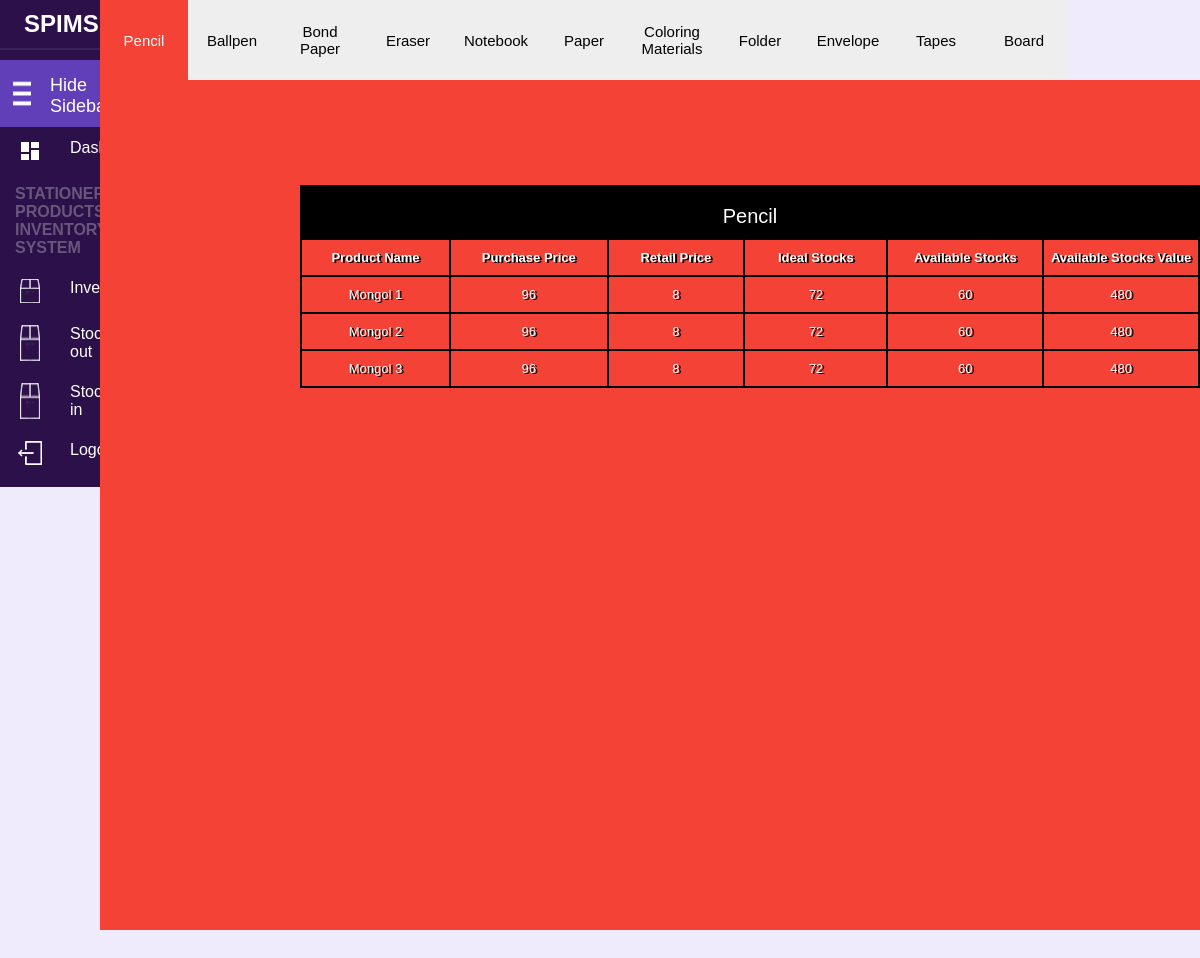
Screenshot of /Cashier/tabs.php with the database file from the repository.
### tables this page shows
CREATE TABLE `inventory` (
  `ProductId` int(255) NOT NULL,
  `ProdName` varchar(255) NOT NULL,
  `Category` varchar(255) NOT NULL,
  `PurPrice` int(255) NOT NULL,
  `RetailPrice` int(255) NOT NULL,
  `IdealStocks` int(255) NOT NULL,
  `AvailStocks` int(255) NOT NULL,
  `AvailStockVal` int(255) NOT NULL,
  `PurchasedAt` timestamp NOT NULL DEFAULT current_timestamp()
);

### Cashier/inventorydb.php (called while the page is built, shortened)
<?php
$server = "localhost";
$username = "root";
$password = "";
$db = "spims";
$conn = mysqli_connect($server,$username,$password,$db);
$allPencil = "SELECT * FROM inventory WHERE Category = 'Pencil' ";
$pencil = $conn-> query($allPencil) ;

### Cashier/tabs.php (the view, shortened to what this page needs)
<!DOCTYPE html>
<html>
<head>
    <link rel="stylesheet" type="text/css" href="Res/Style/tabs.css">
    <link rel="stylesheet" href="Res/Style/inventory.css">
</head>
<body >
<?php
     include 'Navigation/nav.php';
     include 'inventorydb.php';
    ?>
<div class="tabContainer">
    <div class="buttonContainer">
        <button onclick="showPanel(0,'#D5AAFF')">Pencil</button>
        <button onclick="showPanel(1,'#B2B2B2')">Ballpen</button>
        <button onclick="showPanel(2,'#DA70FA')">Bond Paper</button>
        <button onclick="showPanel(3,'#8A2BE2')">Eraser</button>
        <button onclick="showPanel(4,'#B28DFF')">Notebook</button>
        <button onclick="showPanel(5,'#97A2FF')">Paper</button>
        <button onclick="showPanel(6,'#D5AAFF')">Coloring Materials</button>
        <button onclick="showPanel(7,'#B2B2B2')">Folder</button>
        <button onclick="showPanel(8,'#DA70FA')">Envelope</button>
        <button onclick="showPanel(9,'#8A2BE2')">Tapes</button>
        <button onclick="showPanel(10,'#B28DFF')">Board</button>
    </div>
            <div class="tabPanel">
            <?php
                            include 'tablehead.php';
                            ?>
                                  <caption>Pencil</caption>
                                        <?php
                               if ($pencil -> num_rows > 0 ) {
                                while($row = $pencil-> fetch_assoc()){
                                echo"<tr><td>".$row["ProdName"]."</td><td>".$row["PurPrice"]."</td><td>".$row["RetailPrice"]."</td><td>".$row["IdealStocks"]."</td><td>".$row["AvailStocks"]."</td><td>".$row["AvailStockVal"]."</td></tr>";
                                }
                                echo "</table>";
                                }
                                else{
                                    echo "<tr><td>"."0 result"."</td><td>";
                                }
                                ?>
            </div>
            <?php
                            include 'tablehead.php';
                            ?>
            <?php
                            include 'tablehead.php';
                            ?>
            <?php
                            include 'tablehead.php';
                            ?>
            <?php
                            include 'tablehead.php';
                            ?>
            <?php
                            include 'tablehead.php';
                            ?>
            <?php
                            include 'tablehead.php';
                            ?>
            <?php
                            include 'tablehead.php';
                            ?>
            <?php
                            include 'tablehead.php';
                            ?>
            <?php
                            include 'tablehead.php';
                            ?>
            <div class="tabPanel"><?php
                            include 'tablehead.php';
                            ?>
</div>
</body>
</html>

### Cashier/Res/Style/tabs.css (style rules this page uses)
.tabContainer { width: 100%; height: 1000px; }
.tabContainer .buttonContainer { height: 8%; }
.tabContainer .buttonContainer button { width: 8%; height: 100%; float: left; border: none; outline:none; cursor: pointer; padding: 10px; font-family: sans-serif; font-size: 15px; background-color: #eee; }
.tabContainer .tabPanel { height: 85%; background-color: #2C1049; color: white; text-align: center; padding-top: 105px; box-sizing: border-box; font-family: sans-serif; font-size: 22px; display: none; }

### Cashier/Res/Style/inventory.css (style rules this page uses)
table, th, td , tr { border: 2px solid black; width: 900px; padding-top: 10px; border-collapse: collapse; padding: 10px 5px; font-size: small; margin-left: 200px; }
tr { text-shadow: black 2px 1px; }
caption { text-decoration: none; font-size: 20px; padding-bottom: 10px; padding-top: 20px; background: black; border-radius: 1px; color: white ; }

### Cashier/Navigation/navigation.css (style rules this page uses)
* { padding: 0; margin: 0; box-sizing: border-box; }
body { display: block; position: relative; background: #e9e2fcb1; font-family: 'Poppins', sans-serif; }
body { display: block; position: sticky; background: #e9e2fcb1; font-family: 'Poppins', sans-serif; }

### rows the page displays
inventory: ProdName "Mongol 1", PurPrice "96", RetailPrice "8", IdealStocks "72", AvailStocks "60", AvailStockVal "480"
inventory: ProdName "Mongol 2", PurPrice "96", RetailPrice "8", IdealStocks "72", AvailStocks "60", AvailStockVal "480"
inventory: ProdName "Mongol 3", PurPrice "96", RetailPrice "8", IdealStocks "72", AvailStocks "60", AvailStockVal "480"
